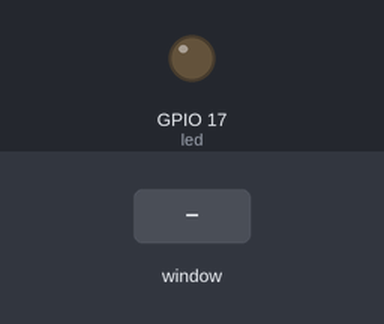
Bench run of a program on a simulated Raspberry Pi (BCM pin numbers). On the bench: output pins drawn as LEDs (lit = HIGH). The test bench sets the inputs (shaded band). The desktop window is not drawn, its controls go by their first labels and the mouse button is held 0.15 s.

Above: at 1.2 s.
1.3 s: slider 1 in the window set to 5
At 2.3 s:
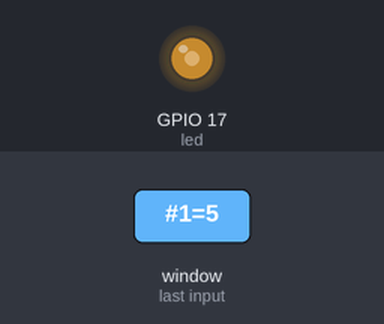
2.8 s: slider 1 in the window set to 10
At 3.4 s:
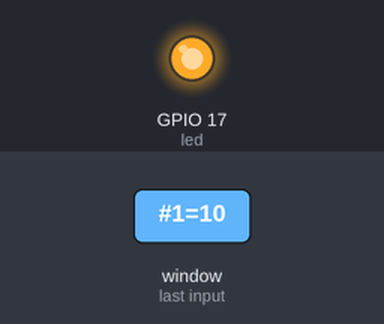
4.3 s: slider 1 in the window set to 2
At 4.6 s:
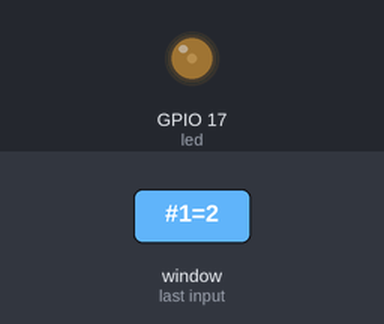
Timing chart, 0 to 7.3 s (numbered marks = the images above; inputs shaded):
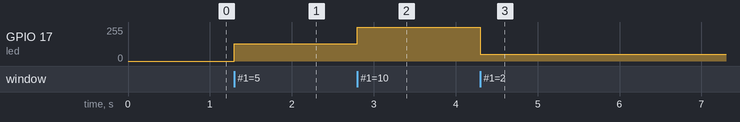

The program:

pwm-gui.py
```python
#import libraries
from guizero import App, Slider, Text
from gpiozero import PWMLED

#Define the LED
led = PWMLED(17)

#Define the function that will connect to the slider
def ledlevel(slider_value):
    led.value = int(slider_value) / 10

#Define the app
app = App(title="LED PWM")
app.bg = "#44f141"

#Add title text
message = Text(app, text="LED PWM Control")
message.text_size = 20

#Add the slider
pwm_slider = Slider(app, start=0, end=10, command=ledlevel)
pwm_slider.bg = "#f1f141"

#display the app
app.display()
```

Measured:
- after the input at 1.3 s, GPIO 17 (led): 0/255 → 128/255 at once
- after the input at 2.8 s, GPIO 17 (led): 128/255 → 255/255 at once
- after the input at 4.3 s, GPIO 17 (led): 255/255 → 51/255 at once
